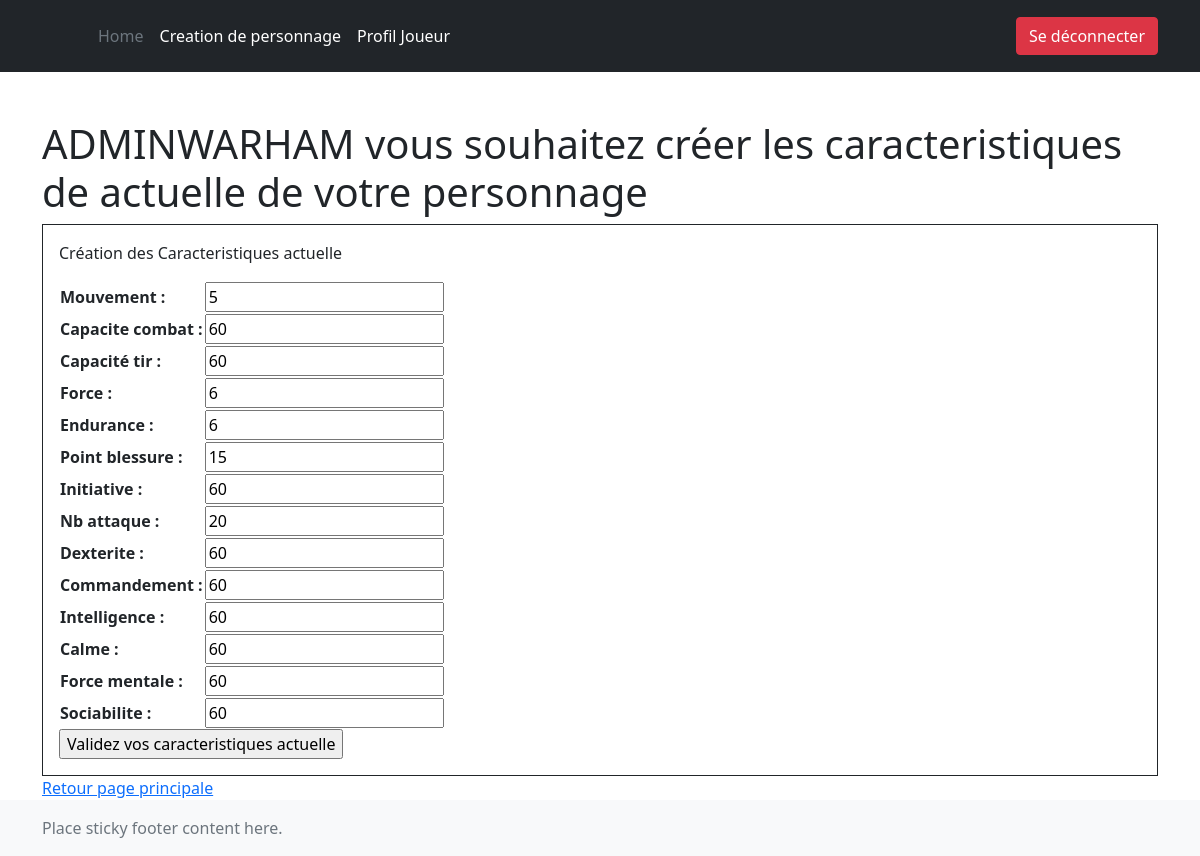
The app's page /liste_personnages/1/editter_carac_actuelle/ (signed in) with its own data.
### account/models.py (models this page shows, shortened)
class CustomUser(AbstractBaseUser, PermissionsMixin):
    username = models.CharField(max_length=20, unique=True)
    email = models.EmailField(max_length=40)
    profile_picture = models.ImageField(upload_to="userpicture/", blank=True, null=True)
    is_staff = models.BooleanField(default=False)
    is_superuser = models.BooleanField(default=False)
    is_active = models.BooleanField(default=True)
    USERNAME_FIELD = "username"
    REQUIRED_FIELDS = ["email"]
    object = CustomUserManager()
    class Meta:
        verbose_name = "User"
        verbose_name_plural = "Users"

### player/models.py (models this page shows)
class CaracteristiqueActuelle(models.Model):
    mouvement = models.PositiveIntegerField(blank=True, null=True)
    capacite_combat =models.PositiveIntegerField(blank=True, null=True)
    capacité_tir = models.PositiveIntegerField(blank=True, null=True)
    force = models.PositiveIntegerField(blank=True, null=True)
    endurance = models.PositiveIntegerField(blank=True, null=True)
    point_blessure = models.PositiveIntegerField(blank=True, null=True)
    initiative = models.PositiveIntegerField(blank=True, null=True)
    nb_attaque = models.PositiveIntegerField(blank=True, null=True)
    dexterite = models.PositiveIntegerField(blank=True, null=True)
    commandement = models.PositiveIntegerField(blank=True, null=True)
    intelligence = models.PositiveIntegerField(blank=True, null=True)
    calme = models.PositiveIntegerField(blank=True, null=True)
    force_mentale = models.PositiveIntegerField(blank=True, null=True)
    sociabilite = models.PositiveIntegerField(blank=True, null=True)
    player = models.ForeignKey(to=Player, on_delete=models.CASCADE)
    class Meta:
        verbose_name = "Caracteristique actuelle"
        verbose_name_plural = "Caracteristiques actuelles"

### player/views.py (the view, shortened to what this page needs)
# urls.py: path('<int:pk>/editter_carac_actuelle/', CaracteristiqueActuelleUpdate.as_view(), name='editter_carac_actuelle'),
class CaracteristiqueActuelleUpdate(UpdateView):
    model = CaracteristiqueActuelle
    form_class = NewCaracteristiqueActuelleForm
    template_name = "carac_actuelle/caracactuelle_create.html"
    def get_context_data(self, **kwargs):
        context = {}
        carac_actuelle = CaracteristiqueActuelle.objects.get(id=self.kwargs["pk"])
        player = Player.objects.get(id=carac_actuelle.player.id)
        context['player'] = player
        return super().get_context_data(**context) # get the default context data

### player/forms.py
class NewCaracteristiqueActuelleForm(forms.ModelForm):
    class Meta:
        model = CaracteristiqueActuelle
        fields = ["mouvement",
                  "capacite_combat",
                    "capacité_tir",
                    "force",
                    "endurance",
                    "point_blessure",
                    "initiative",
                    "nb_attaque",
                    "dexterite",
                    "commandement",
                    "intelligence",
                    "calme",
                    "force_mentale",
                    "sociabilite",
                  ]

### player/templates/carac_actuelle/caracactuelle_create.html (shortened to what this page needs)
{% extends "base/base.html" %}
{% load static %}
{% block content %}
{% if user.is_authenticated %}
    <div class="container mt-5">
        <h1> {{user.username.upper}} vous souhaitez créer les caracteristiques de actuelle de votre personnage</h1>
        <form enctype="multipart/form-data" method="POST" class="post-form border border-dark p-3">
            <p> Création des Caracteristiques actuelle </p>
                <table class="add-new-ticket">
                    {{form.as_table}}
                </table>
                <input class="valid-ticket"type="submit" value="Validez vos caracteristiques actuelle">
        </form>
        <a class="" href="{% url 'playeur:liste_personnages' %}" >Retour page principale</a>
    </div>
{% endif %}
{% endblock %}

### records on screen
CustomUser: username "ADMINWARHAM"
CaracteristiqueActuelle: mouvement "5", capacite_combat "60", capacité_tir "60", force "6", endurance "6", point_blessure "15", initiative "60", nb_attaque "20", dexterite "60", commandement "60", intelligence "60", calme "60", force_mentale "60", sociabilite "60"
